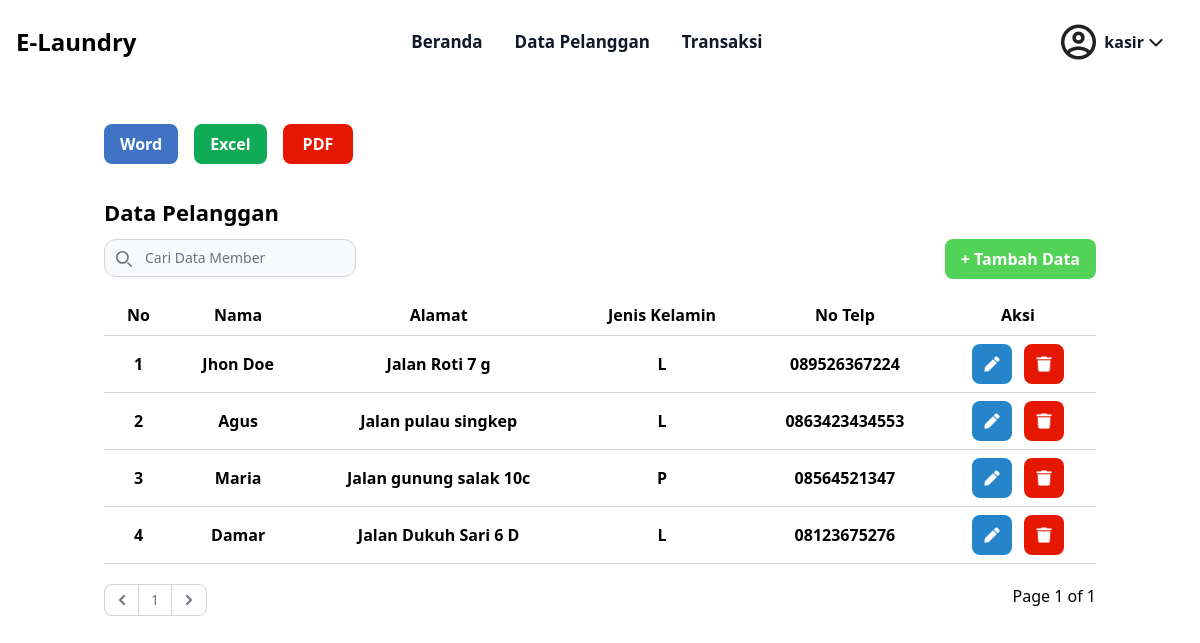
The app's page /kasir/member.php (signed in) with its own data.
### tables this page shows
CREATE TABLE `tb_member` (
  `id_member` int(11) NOT NULL,
  `nama` varchar(100) NOT NULL,
  `alamat` text NOT NULL,
  `jenis_kelamin` enum('L','P','') NOT NULL,
  `tlp` varchar(15) NOT NULL
);

### kasir/member.php (the view, shortened to what this page needs)
<?php
    require "../layout/navbar_kasir.php";
    $page = (isset($_GET['page']))? (int) $_GET['page'] : 1;
    $limit = 5;
    $limitStart = ($page - 1) * $limit;
    $member = mysqli_query($koneksi, "SELECT * FROM tb_member ORDER BY id_member ASC LIMIT ".$limitStart.", ".$limit);
    $nomor = 1;
?>
<?= template_header('Home') ?>
<div class="container mx-auto p-4 mt-[2%]">
        <div class="flex  space-x-4">
        <a href="./word/member.php">
            <button class="bg-[#4073C4] hover:bg-blue-700 text-white font-bold py-2 px-4 rounded-lg">
                Word
            </button>
        </a>
        <a href="./excel/member.php">
            <button class="bg-[#10AA56] hover:bg-green-700 text-white font-bold py-2 px-4 rounded-lg">
                Excel
            </button>
        </a>
        <a href="./pdf/member.php">
            <button class="bg-[#E61700] hover:bg-red-700 text-white font-bold py-2 px-5 rounded-lg">
                PDF
            </button>
        </a>
        </div>
    </div>
    <div class="container mx-auto p-4">
        <p class="font-semibold text-[22px] mb-[1%]">Data Pelanggan </p>
        <div class="flex justify-between mb-4">
        <div class="relative flex">
        <div class="absolute inset-y-0 start-0 flex items-center ps-3 pointer-events-none">
        </div>
        <form  method="post">
            <input class="block w-full p-2 ps-10 text-sm text-gray-900 border border-gray-300 rounded-xl bg-gray-50 focus:ring-blue-500 focus:border-blue-500 dark:bg-gray-700 dark:border-gray-600 dark:placeholder-gray-400 dark:text-white dark:focus:ring-blue-500 dark:focus:border-blue-500" type="search" placeholder="Cari Data Member" name="keyword" id="keyword">
        </form>
        </div>
            <a href="../view/add_member_kasir.php" class="bg-[#53D258] hover:bg-green-700 text-white font-bold py-2 px-4 rounded-lg">
                + Tambah Data
            </a >
        </div>
        <div class=" overflow-x-auto">
        <div id="container">
            <table class="container table-auto border-collapse border-b border-gray-300">
                <thead>
                    <tr>
                        <th class="px-4 py-2">No</th>
                        <th class="px-4 py-2">Nama</th>
                        <th class="px-4 py-2">Alamat</th>
                        <th class="px-4 py-2">Jenis Kelamin</th>
                        <th class="px-4 py-2">No Telp</th>
                        <th class="px-4 py-2" >Aksi</th>
                    </tr>
                </thead>
                <?php
                foreach( $member as $row ) :
        ?>
                <tbody id="searchResults">
                    <tr>
                        <th class="border-t border-gray-300 px-4 py-2"><?=$nomor++?></th>
                        <th class="border-t border-gray-300 px-4 py-2"><?=$row['nama']?></th>
                        <th class="border-t border-gray-300 px-4 py-2"><?=$row['alamat']?></th>
                        <th class="border-t border-gray-300 px-4 py-2"><?=$row['jenis_kelamin']?></th>
                        <th class="border-t border-gray-300 px-4 py-2"><?=$row['tlp']?></th>
                        <th class="border-t border-gray-300 px-4 py-2">
                           <a href="../view/update_member_kasir.php?id_member=<?= $row['id_member'] ?>">
                                <button href="" class="bg-[#2685CA] hover:bg-blue-700 text-white font-bold py-3 px-3 rounded-lg">
                                    <img src="../img/edit.png" alt="Edit" class="w-4 h-4">
                                </button>
                           </a>
                            <?php
  $id = $row['id_member'];
  $hide_delete = mysqli_fetch_row(mysqli_query($koneksi, "SELECT COUNT(*) as total FROM tb_detail_transaksi WHERE id_detail_transaksi='$id' "));
  if ($hide_delete[0] == '0') {
                        ?>
                            <button data-modal-target="popup-modal" data-modal-toggle="popup-modal" class="bg-[#E61700] hover:bg-red-700 text-white font-bold py-3 px-3 rounded-lg ml-2" type="button">
                            <img src="../img/delete.png" alt="Delete" class="w-4 h-4">
                            </button>
                        <?php
                            } else {
                                echo "</th>";
                            }
                        ?>
                    </tr>
                </tbody>
                <?php endforeach; ?>
            </table>
        </div>
            <div class="flex justify-between mb-4 my-[2%]">
        <div class="relative flex">
        <nav aria-label="Page navigation example " >
  <ul class="flex items-center -space-x-px h-8 text-sm">
    <li>
    <?php
      if($page == 1){
?>
      <a href="#" class="flex items-center justify-center px-3 h-8 ms-0 leading-tight text-gray-500 bg-white border border-e-0 border-gray-300 rounded-s-lg hover:bg-gray-100 hover:text-gray-700 dark:bg-gray-800 dark:border-gray-700 dark:text-gray-400 dark:hover:bg-gray-700 dark:hover:text-white">
        <svg class="w-2.5 h-2.5 rtl:rotate-180" aria-hidden="true" xmlns="http://www.w3.org/2000/svg" fill="none" viewBox="0 0 6 10">
          <path stroke="currentColor" stroke-linecap="round" stroke-linejoin="round" stroke-width="2" d="M5 1 1 5l4 4"/>
        </svg>
      </a>
<?php
        }
      ?>
<?php
      $SqlQuery = mysqli_query($koneksi, "SELECT * FROM tb_member");
      $JumlahData = mysqli_num_rows($SqlQuery);
      $jumlahPage = ceil($JumlahData / $limit);
      $jumlahNumber = 1;
      $startNumber = ($page > $jumlahNumber)? $page - $jumlahNumber : 1;
      for($i = $startNumber; $i <= $startNumber; $i++){
        $linkActive = ($page == $i)? ' class="active"' : '';
      ?>
    <li <?php echo $linkActive; ?>>
      <a href="member.php?page=<?php echo $page; ?>" class="flex items-center justify-center px-3 h-8 leading-tight text-gray-500 bg-white border border-gray-300 hover:bg-gray-100 hover:text-gray-700 dark:bg-gray-800 dark:border-gray-700 dark:text-gray-400 dark:hover:bg-gray-700 dark:hover:text-white"><?php echo $page; ?></a>
    </li>
    <?php
      if($page == $jumlahPage){
      ?>
      <a href="#" class="flex items-center justify-center px-3 h-8 leading-tight text-gray-500 bg-white border border-gray-300 rounded-e-lg hover:bg-gray-100 hover:text-gray-700 dark:bg-gray-800 dark:border-gray-700 dark:text-gray-400 dark:hover:bg-gray-700 dark:hover:text-white">
        <svg class="w-2.5 h-2.5 rtl:rotate-180" aria-hidden="true" xmlns="http://www.w3.org/2000/svg" fill="none" viewBox="0 0 6 10">
          <path stroke="currentColor" stroke-linecap="round" stroke-linejoin="round" stroke-width="2" d="m1 9 4-4-4-4"/>
        </svg>
      </a>
    <?php
      }
      ?>
  </ul>
</nav>
</div>
            <p>Page <?php echo $page; ?> of <?php echo $jumlahPage ?>
                </p>
        </div>
        <?php
        }
      ?>
        </div>
    </div>
    <?= template_footer() ?>

### records on screen
tb_member: nama "Jhon Doe", alamat "Jalan Roti 7 g", jenis_kelamin "L", tlp "089526367224"
tb_member: nama "Agus", alamat "Jalan pulau singkep", jenis_kelamin "L", tlp "0863423434553"
tb_member: nama "Maria", alamat "Jalan gunung salak 10c", jenis_kelamin "P", tlp "08564521347"
tb_member: nama "Damar", alamat "Jalan Dukuh Sari 6 D", jenis_kelamin "L", tlp "08123675276"

### other values on screen
$username "kasir"
